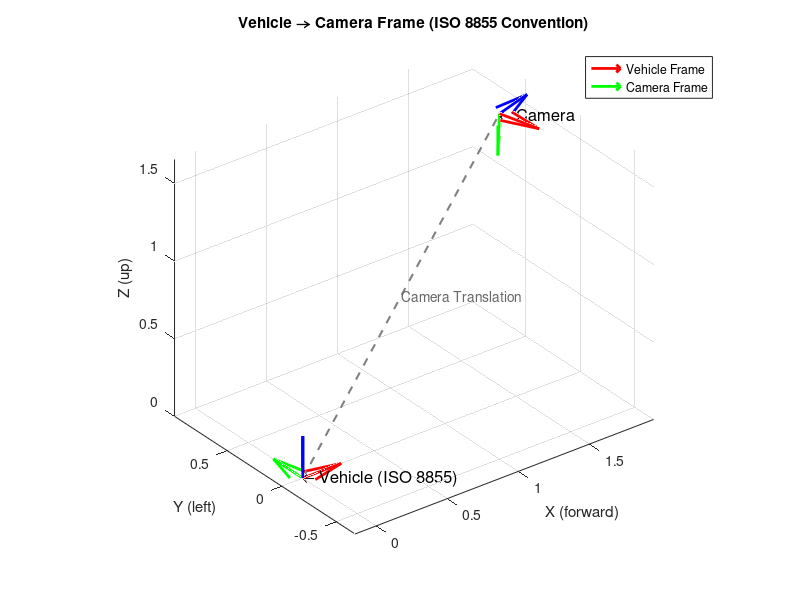

Write the MATLAB code that produced this figure.
function visualize_vehicle_camera_transform()
    figure;
    hold on;
    axis equal;
    grid on;
    view(3);
    xlabel('X (forward)');
    ylabel('Y (left)');
    zlabel('Z (up)');
    title('Vehicle → Camera Frame (ISO 8855 Convention)');

    % Draw the Vehicle frame (ISO 8855) at origin
    T_vehicle = eye(4);
    draw_frame(T_vehicle, 'Vehicle (ISO 8855)', 0.3);

    % Original extrinsic calibration: from vehicle to camera (camera's view)
R = [ 0.30389705, -0.95224289, -0.02966584;
     -0.02329885,  0.02370089, -0.99944757;
      0.95241995,  0.30442035, -0.01498354];
t = [-0.167; 1.685; -1.587];

% This is T_cam_to_vehicle; invert to get camera pose in vehicle coords
T_cam_to_vehicle = eye(4);
T_cam_to_vehicle(1:3,1:3) = R;
T_cam_to_vehicle(1:3,4) = t;

T_vehicle_to_cam = inv(T_cam_to_vehicle);  % camera pose in vehicle frame

    % Draw Camera frame
    draw_frame(T_vehicle_to_cam, 'Camera', 0.3);

    % Draw translation vector (gray dashed line)
    origin_vehicle = T_vehicle(1:3,4);
    origin_cam = T_vehicle_to_cam(1:3,4);
    plot3([origin_vehicle(1), origin_cam(1)], ...
          [origin_vehicle(2), origin_cam(2)], ...
          [origin_vehicle(3), origin_cam(3)], ...
          '--', 'Color', [0.5 0.5 0.5], 'LineWidth', 1.5);
    
    % Label the translation vector
    midpoint = (origin_vehicle + origin_cam) / 2;
    text(midpoint(1), midpoint(2), midpoint(3), ...
         'Camera Translation', 'Color', [0.4 0.4 0.4], 'FontSize', 10);

    % Optional: image plane
    % draw_image_plane(T_vehicle_to_cam, 0.3);

    legend('Vehicle Frame', 'Camera Frame');
end

function draw_frame(T, label_text, scale)
    % Draw coordinate axes from transformation matrix T (4x4)
    origin = T(1:3,4);
    x_axis = T(1:3,1) * scale;
    y_axis = T(1:3,2) * scale;
    z_axis = T(1:3,3) * scale;

    quiver3(origin(1), origin(2), origin(3), x_axis(1), x_axis(2), x_axis(3), ...
        'r', 'LineWidth', 2, 'MaxHeadSize', 0.5);
    quiver3(origin(1), origin(2), origin(3), y_axis(1), y_axis(2), y_axis(3), ...
        'g', 'LineWidth', 2, 'MaxHeadSize', 0.5);
    quiver3(origin(1), origin(2), origin(3), z_axis(1), z_axis(2), z_axis(3), ...
        'b', 'LineWidth', 2, 'MaxHeadSize', 0.5);

    text(origin(1), origin(2), origin(3), ['\leftarrow ', label_text], ...
        'FontSize', 12, 'Color', 'k');
end

function draw_image_plane(T_cam, scale_z)
    % Camera intrinsics (from OpenCV newCameraMatrix)
    fx = 307.4315301;
    fy = 304.42845041;
    cx = 387.17404027;
    cy = 157.74584542;
    img_w = 800;
    img_h = 600;

    % Z distance from camera center to image plane in meters
    Z = scale_z;

    % Compute image plane width and height in meters (from intrinsics)
    W = Z * img_w / fx;
    H = Z * img_h / fy;

    % Coordinates in camera frame (centered at optical axis)
    x_c = [-cx, img_w - cx] / fx * Z;
    y_c = [-cy, img_h - cy] / fy * Z;
    
    % 4 corners of image plane in camera frame (Z forward)
    corners_cam = [
        x_c(1), y_c(1), Z;
        x_c(2), y_c(1), Z;
        x_c(2), y_c(2), Z;
        x_c(1), y_c(2), Z
    ]';

    corners_cam = [corners_cam; ones(1, 4)];
    corners_world = T_cam * corners_cam;

    % Draw translucent image plane
    fill3(corners_world(1,:), corners_world(2,:), corners_world(3,:), ...
          [0.7 0.7 1], 'FaceAlpha', 0.3, 'EdgeColor', 'k');

    % Optional: label it
    center = mean(corners_world(1:3,:), 2);
    text(center(1), center(2), center(3), 'Image Plane', 'FontSize', 10);
end

